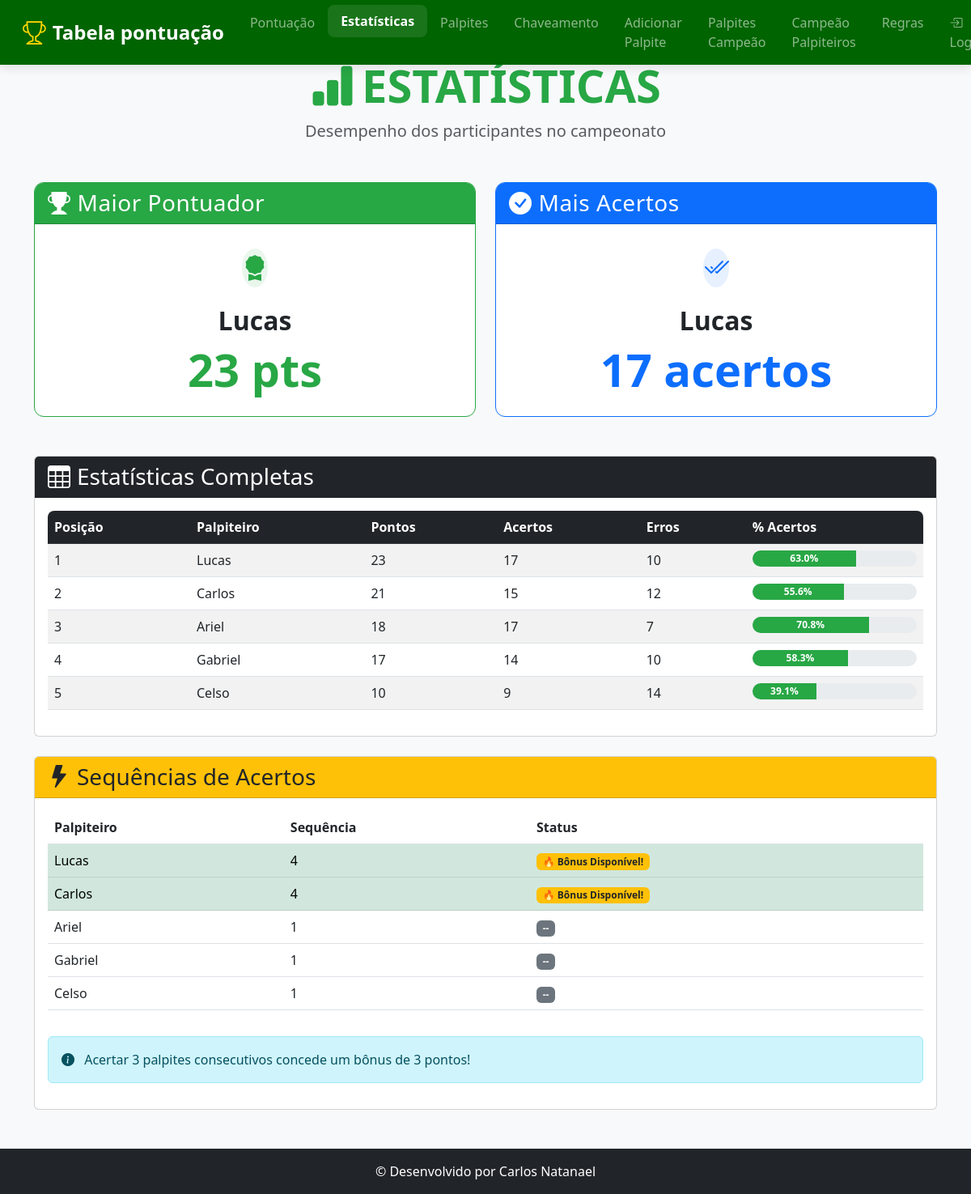
The page /estatisticas on the database as committed earlier.
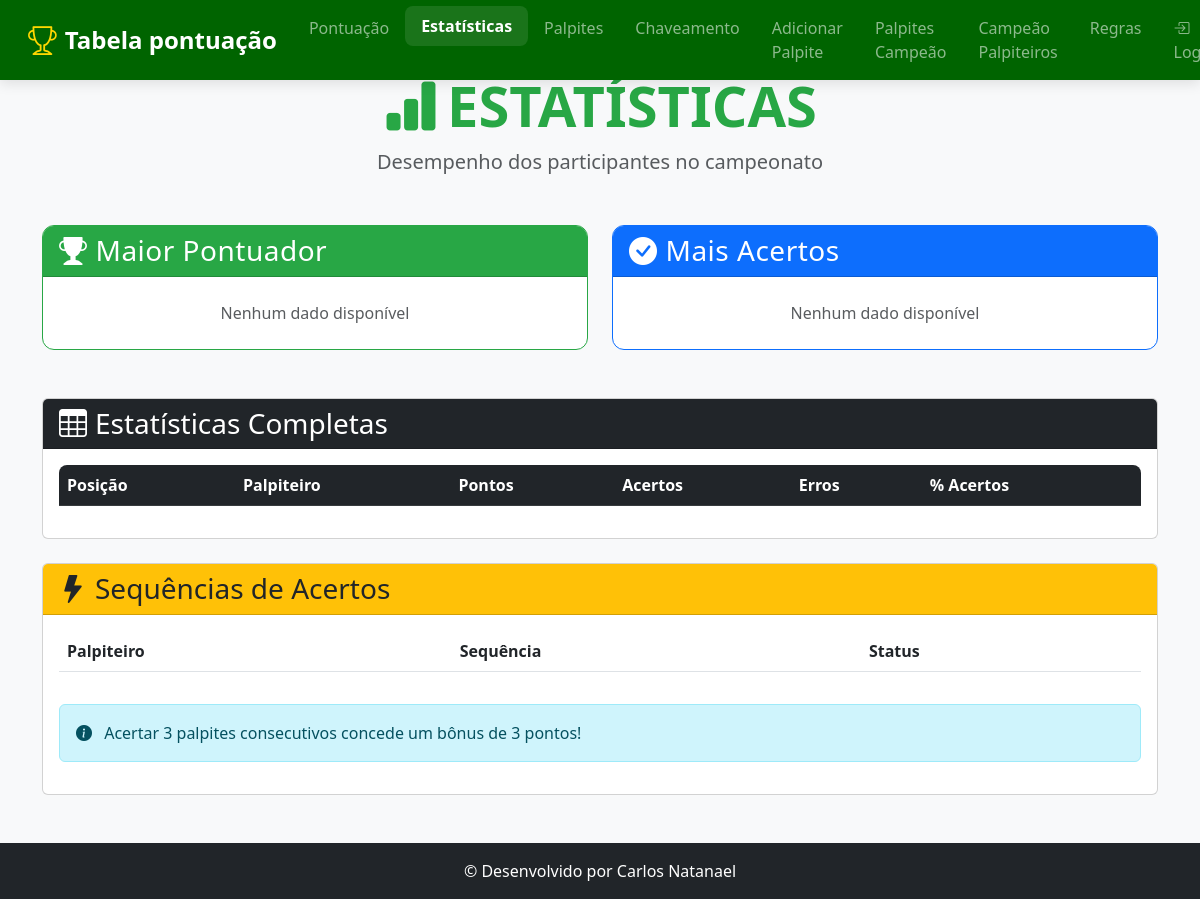
The same page on the database as committed later.
### tables this page shows
CREATE TABLE pontuacao (
            id INTEGER PRIMARY KEY AUTOINCREMENT, nome TEXT UNIQUE,
            pontos INTEGER DEFAULT 0, acertos INTEGER DEFAULT 0, erros INTEGER DEFAULT 0,
            pontos_bonus INTEGER DEFAULT 0
        );

### app.py (the view)
@app.route('/estatisticas')
def estatisticas():
    conn = get_db()
    estatisticas_completas = conn.execute('''
        SELECT nome, pontos, acertos, erros,
               CASE WHEN (acertos + erros) = 0 THEN 0.0 ELSE ROUND((acertos * 100.0 / (acertos + erros)), 1) END as percentual_acertos
        FROM pontuacao ORDER BY pontos DESC, acertos DESC
    ''').fetchall()
    maior_pontuador = estatisticas_completas[0] if estatisticas_completas else None
    quem_acertou_mais = sorted(estatisticas_completas, key=lambda x: x['acertos'], reverse=True)[0] if estatisticas_completas else None
    rodada_atual_row = conn.execute("SELECT MAX(rodada) as rodada FROM palpites WHERE status != 'Pendente'").fetchone()
    rodada_atual_bonus = rodada_atual_row['rodada'] if rodada_atual_row and rodada_atual_row['rodada'] else 0
    sequencias_info = defaultdict(int)
    if rodada_atual_bonus > 0:
        palpites_rodada_atual = conn.execute("""
            SELECT p.nome, p.status, j.data_hora FROM palpites p
            JOIN jogos j ON p.game_id = j.id
            WHERE p.status != 'Pendente' AND p.rodada = ?
            ORDER BY p.nome, j.data_hora
        """, (rodada_atual_bonus,)).fetchall()
        for jogador in estatisticas_completas:
            nome = jogador['nome']
            palpites_do_jogador_na_rodada = [p for p in palpites_rodada_atual if p['nome'] == nome]
            sequencia_atual = 0
            for palpite in palpites_do_jogador_na_rodada:
                if "Erro" not in palpite['status']:
                    sequencia_atual += 1
                else:
                    sequencia_atual = 0
            sequencias_info[nome] = sequencia_atual
    sequencias_para_template = []
    for jogador in estatisticas_completas:
        nome = jogador['nome']
        max_streak = sequencias_info[nome]
        sequencias_para_template.append({
            'nome': nome,
            'sequencia': max_streak,
            'bonus': '🔥 Bônus Disponível!' if max_streak >= 3 else '--'
        })
    print(f"\n[LOG - estatisticas]: Rodada atual para cálculo de bônus: {rodada_atual_bonus}")
    print(f"[LOG - estatisticas]: Estatísticas carregadas para {len(estatisticas_completas)} jogadores.\n")
    return render_template('estatisticas.html',
                           maior_pontuador=maior_pontuador,
                           quem_acertou_mais=quem_acertou_mais,
                           estatisticas_completas=estatisticas_completas,
                           sequencias=sequencias_para_template,
                           rodada_atual_bonus=rodada_atual_bonus)

### app.py (called while the page is built)
def get_db():
    if 'db' not in g:
        g.db = sqlite3.connect('palpites.db', timeout=10)
        g.db.row_factory = sqlite3.Row
    return g.db

### templates/estatisticas.html (shortened to what this page needs)
<!DOCTYPE html>
<html lang="pt">
<head>
    <link href="https://cdn.jsdelivr.net/npm/bootstrap@5.3.0/dist/css/bootstrap.min.css" rel="stylesheet">
    <link rel="stylesheet" href="https://cdn.jsdelivr.net/npm/bootstrap-icons@1.10.0/font/bootstrap-icons.css">
    <link rel="stylesheet" href="{{ url_for('static', filename='esta.css') }}">
</head>
<body>
    <header>
        <nav class="navbar navbar-expand-lg navbar-dark fixed-top" style="background-color: #006400 !important;">
            <div class="container-fluid">
                <a class="navbar-brand d-flex align-items-center" href="{{ url_for('index') }}">
                    <i class="bi bi-trophy me-2"></i>
                    <span>Tabela pontuação</span>
                </a>
                <div class="collapse navbar-collapse" id="navbarNav">
                    <ul class="navbar-nav mx-auto">
                        <li class="nav-item"><a class="nav-link" href="{{ url_for('index') }}">Pontuação</a></li>
                        <li class="nav-item"><a class="nav-link active" href="{{ url_for('estatisticas') }}">Estatísticas</a></li>
                        <li class="nav-item"><a class="nav-link" href="{{ url_for('exibir_palpites') }}">Palpites</a></li>
                        <li class="nav-item"><a class="nav-link" href="{{ url_for('chaveamento') }}">Chaveamento</a></li>
                        <li class="nav-item"><a class="nav-link" href="{{ url_for('adicionar_palpites') }}">Adicionar Palpite</a></li>
                        <li class="nav-item"><a class="nav-link" href="{{ url_for('ver_palpites_campeao') }}">Palpites Campeão</a></li>
                        <li class="nav-item"><a class="nav-link" href="{{ url_for('campeao_geral') }}">Campeão Palpiteiros</a></li>
                        <li class="nav-item"><a class="nav-link" href="{{ url_for('regra') }}">Regras</a></li>
                    </ul>
                    <ul class="navbar-nav">
                        {% if session.logged_in %}
                        <li class="nav-item dropdown">
                            <a class="nav-link dropdown-toggle" href="#" id="navbarDropdownAdmin" role="button" data-bs-toggle="dropdown" aria-expanded="false">
                                <i class="bi bi-gear-fill me-1"></i>Admin
                            </a>
                            <ul class="dropdown-menu dropdown-menu-end" aria-labelledby="navbarDropdownAdmin">
                                <li><a class="dropdown-item" href="{{ url_for('admin_dashboard') }}">Painel Admin</a></li>
                                <li><hr class="dropdown-divider"></li>
                                <li><a class="dropdown-item" href="{{ url_for('logout') }}">Sair</a></li>
                            </ul>
                        </li>
                        {% else %}
                        <li class="nav-item">
                            <a class="nav-link" href="{{ url_for('login') }}">
                                <i class="bi bi-box-arrow-in-right me-1"></i>Login
                            </a>
                        </li>
                        {% endif %}
                    </ul>
                </div>
            </div>
        </nav>
    </header>
    <main class="container py-5 mt-4">
        <div class="text-center mb-5">
            <h1 class="display-4 fw-bold text-success">
                <i class="bi bi-bar-chart-fill me-2"></i>ESTATÍSTICAS
            </h1>
            <p class="lead text-muted">Desempenho dos participantes no campeonato</p>
        </div>
        <div class="row g-4 mb-5">
            <div class="col-md-6">
                <div class="card stat-card h-100 border-success">
                    <div class="card-header bg-success text-white">
                        <h3 class="card-title mb-0">
                            <i class="bi bi-trophy-fill me-2"></i>Maior Pontuador
                        </h3>
                    </div>
                    <div class="card-body text-center py-4">
                        {% if maior_pontuador %}
                        <div class="avatar-lg mb-3 mx-auto">
                            <div class="avatar-title bg-success bg-opacity-10 text-success rounded-circle fs-2">
                                <i class="bi bi-award-fill"></i>
                            </div>
                        </div>
                        <h2 class="fw-bold">{{ maior_pontuador.nome }}</h2>
                        <div class="display-4 fw-bold text-success">{{ maior_pontuador.pontos }} pts</div>
                        {% else %}
                        <div class="text-muted">Nenhum dado disponível</div>
                        {% endif %}
                    </div>
                </div>
            </div>
            <div class="col-md-6">
                <div class="card stat-card h-100 border-primary">
                    <div class="card-header bg-primary text-white">
                        <h3 class="card-title mb-0">
                            <i class="bi bi-check-circle-fill me-2"></i>Mais Acertos
                        </h3>
                    </div>
                    <div class="card-body text-center py-4">
                        {% if quem_acertou_mais %}
                        <div class="avatar-lg mb-3 mx-auto">
                            <div class="avatar-title bg-primary bg-opacity-10 text-primary rounded-circle fs-2">
                                <i class="bi bi-check2-all"></i>
                            </div>
                        </div>
                        <h2 class="fw-bold">{{ quem_acertou_mais.nome }}</h2>
                        <div class="display-4 fw-bold text-primary">{{ quem_acertou_mais.acertos }} acertos</div>
                        {% else %}
                        <div class="text-muted">Nenhum dado disponível</div>
                        {% endif %}
                    </div>
                </div>
            </div>
        </div>
        <div class="card mb-4">
            <div class="card-header bg-dark text-white">
                <h3 class="card-title mb-0">
                    <i class="bi bi-table me-2"></i>Estatísticas Completas
                </h3>
            </div>
            <div class="card-body">
                <div class="table-responsive">
                    <table class="table table-striped table-hover">
                        <thead class="table-dark">
                            <tr>
                                <th>Posição</th>
                                <th>Palpiteiro</th>
                                <th>Pontos</th>
                                <th>Acertos</th>
                                <th>Erros</th>
                                <th>% Acertos</th>
                            </tr>
                        </thead>
                        <tbody>
                            {% for estatistica in estatisticas_completas %}
                            <tr>
                                <td>{{ loop.index }}</td>
                                <td>{{ estatistica.nome }}</td>
                                <td>{{ estatistica.pontos }}</td>
                                <td>{{ estatistica.acertos }}</td>
                                <td>{{ estatistica.erros }}</td>
                                <td>
                                    <div class="progress" style="height: 20px;">
                                        <div class="progress-bar bg-success" style="width: {{ estatistica.percentual_acertos or 0 }}%">
                                            {{ estatistica.percentual_acertos or 0 }}%
                                        </div>
                                    </div>
                                </td>
                            </tr>
                            {% endfor %}
                        </tbody>
                    </table>
                </div>
            </div>
        </div>
        <div class="card">
            <div class="card-header bg-warning text-dark">
                <h3 class="card-title mb-0">
                    <i class="bi bi-lightning-fill me-2"></i>Sequências de Acertos
                </h3>
            </div>
            <div class="card-body">
                <div class="table-responsive">
                    <table class="table table-hover">
                        <thead>
                            <tr>
                                <th>Palpiteiro</th>
                                <th>Sequência</th>
                                <th>Status</th>
                            </tr>
                        </thead>
                        <tbody>
                            {% for seq in sequencias %}
                            <tr class="{{ 'table-success' if seq.sequencia >= 3 }}">
                                <td>{{ seq.nome }}</td>
                                <td>{{ seq.sequencia }}</td>
                                <td>
                                    {% if seq.sequencia >= 3 %}
                                    <span class="badge bg-warning text-dark pulse">{{ seq.bonus }}</span>
                                    {% else %}
                                    <span class="badge bg-secondary">{{ seq.bonus }}</span>
                                    {% endif %}
                                </td>
                            </tr>
                            {% endfor %}
                        </tbody>
                    </table>
                </div>
                <div class="alert alert-info mt-3">
                    <i class="bi bi-info-circle-fill me-2"></i>
                    Acertar 3 palpites consecutivos concede um bônus de 3 pontos!
                </div>
            </div>
        </div>
    </main>
    <footer class="bg-dark text-white py-3 mt-auto">
        <div class="container text-center">
            <p class="mb-0">© Desenvolvido por Carlos Natanael</p>
        </div>
    </footer>
</body>
</html>

### static/esta.css (style rules this page uses)
:root { --bs-success-rgb: 40, 167, 69; --bs-primary-rgb: 13, 110, 253; --bs-info-rgb: 23, 162, 184; --trophy-gold: #ffd700; }
body { background-color: #f8f9fa; font-family: 'Segoe UI', system-ui, -apple-system, sans-serif; }
.stat-card { transition: transform 0.3s ease, box-shadow 0.3s ease; border-radius: 0.75rem; overflow: hidden; }
.stat-card .card-header { font-weight: 600; letter-spacing: 0.5px; }
.table-responsive { border-radius: 0.5rem; overflow: hidden; }
header { padding: 0; box-shadow: none; border-bottom: none; }
.navbar { background-color: var(--primary-color) !important; box-shadow: 0 4px 12px rgba(0, 0, 0, 0.1); padding: 0.5rem 1rem; }
.navbar-brand { font-weight: 700; font-size: 1.5rem; display: flex; align-items: center; }
.navbar-brand i { font-size: 1.8rem; color: var(--trophy-gold); }
.nav-link { font-weight: 500; padding: 0.5rem 1rem !important; transition: all 0.3s ease; border-radius: 0.5rem; }
.nav-link:hover, .nav-link.active { background-color: rgba(255, 255, 255, 0.1) !important; transform: translateY(-2px); }
.nav-link.active { font-weight: 600; }
main { padding-top: calc(var(--navbar-height) + 20px); flex: 1; }

Rows that differ between the two databases and show on the page:
removed pontuacao: nome "Lucas", pontos "23", acertos "17", erros "10", percentual_acertos "63.0", sequencia "4", bonus "🔥 Bônus Disponível!"
removed pontuacao: nome "Carlos", pontos "21", acertos "15", erros "12", percentual_acertos "55.6", sequencia "4", bonus "🔥 Bônus Disponível!"
removed pontuacao: nome "Ariel", pontos "18", acertos "17", erros "7", percentual_acertos "70.8", sequencia "1", bonus "--"
removed pontuacao: nome "Gabriel", pontos "17", acertos "14", erros "10", percentual_acertos "58.3", sequencia "1", bonus "--"
removed pontuacao: nome "Celso", pontos "10", acertos "9", erros "14", percentual_acertos "39.1", sequencia "1", bonus "--"
Other text that changed with them:
text no longer shown: "pts acertos"
text now shown: "Nenhum dado disponível Nenhum dado disponível"
